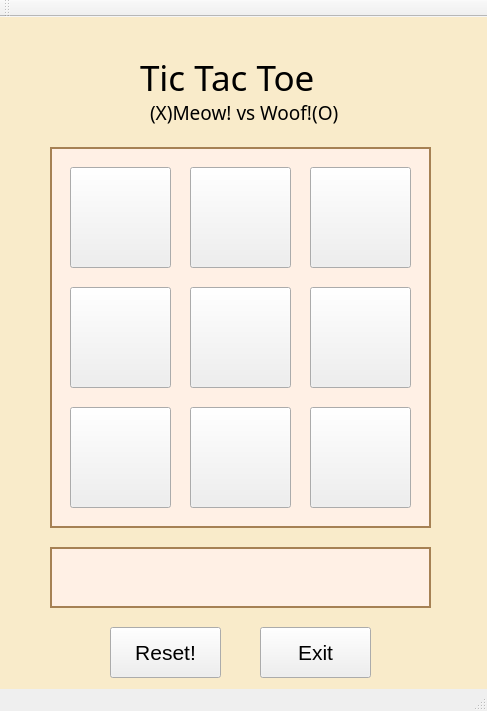
<?xml version="1.0" encoding="UTF-8"?>
<ui version="4.0">
 <class>MainGameWindow</class>
 <widget class="QMainWindow" name="MainGameWindow">
  <property name="geometry">
   <rect>
    <x>0</x>
    <y>0</y>
    <width>487</width>
    <height>711</height>
   </rect>
  </property>
  <property name="windowTitle">
   <string>MainGameWindow</string>
  </property>
  <widget class="QWidget" name="centralWidget">
   <widget class="QLabel" name="titleLabel">
    <property name="geometry">
     <rect>
      <x>140</x>
      <y>40</y>
      <width>211</width>
      <height>41</height>
     </rect>
    </property>
    <property name="font">
     <font>
      <family>Papyrus</family>
      <pointsize>26</pointsize>
     </font>
    </property>
    <property name="text">
     <string>Tic Tac Toe</string>
    </property>
   </widget>
   <widget class="QLabel" name="catLabel">
    <property name="geometry">
     <rect>
      <x>30</x>
      <y>20</y>
      <width>91</width>
      <height>91</height>
     </rect>
    </property>
    <property name="styleSheet">
     <string notr="true">background-image: url(://images/smallCat.png);</string>
    </property>
    <property name="text">
     <string/>
    </property>
   </widget>
   <widget class="QLabel" name="dogLabel">
    <property name="geometry">
     <rect>
      <x>370</x>
      <y>20</y>
      <width>91</width>
      <height>91</height>
     </rect>
    </property>
    <property name="styleSheet">
     <string notr="true">background-image: url(://images/smallDog.png);</string>
    </property>
    <property name="text">
     <string/>
    </property>
   </widget>
   <widget class="QLabel" name="backgroundLabel">
    <property name="geometry">
     <rect>
      <x>0</x>
      <y>0</y>
      <width>501</width>
      <height>691</height>
     </rect>
    </property>
    <property name="styleSheet">
     <string notr="true">background-color:rgb(249, 235, 202);</string>
    </property>
    <property name="text">
     <string/>
    </property>
   </widget>
   <widget class="QLabel" name="title2Label">
    <property name="geometry">
     <rect>
      <x>150</x>
      <y>80</y>
      <width>191</width>
      <height>31</height>
     </rect>
    </property>
    <property name="font">
     <font>
      <family>Papyrus</family>
      <pointsize>14</pointsize>
     </font>
    </property>
    <property name="text">
     <string>(X)Meow! vs Woof!(O)</string>
    </property>
   </widget>
   <widget class="QLabel" name="statusLabel">
    <property name="geometry">
     <rect>
      <x>50</x>
      <y>530</y>
      <width>381</width>
      <height>61</height>
     </rect>
    </property>
    <property name="font">
     <font>
      <pointsize>26</pointsize>
     </font>
    </property>
    <property name="styleSheet">
     <string notr="true">border: 2px solid rgb(166, 129, 84);background: rgb(255, 240, 229);</string>
    </property>
    <property name="frameShape">
     <enum>QFrame::Box</enum>
    </property>
    <property name="text">
     <string/>
    </property>
    <property name="alignment">
     <set>Qt::AlignCenter</set>
    </property>
   </widget>
   <widget class="QPushButton" name="exitPushButton">
    <property name="geometry">
     <rect>
      <x>260</x>
      <y>610</y>
      <width>111</width>
      <height>51</height>
     </rect>
    </property>
    <property name="font">
     <font>
      <pointsize>16</pointsize>
     </font>
    </property>
    <property name="text">
     <string>Exit</string>
    </property>
   </widget>
   <widget class="QGroupBox" name="boardGroupBox">
    <property name="geometry">
     <rect>
      <x>50</x>
      <y>130</y>
      <width>381</width>
      <height>381</height>
     </rect>
    </property>
    <property name="styleSheet">
     <string notr="true">QGroupBox { 
     border: 2px solid rgb(166, 129, 84); 
	background: rgb(255, 240, 229);
 } </string>
    </property>
    <property name="title">
     <string/>
    </property>
    <widget class="QPushButton" name="board01">
     <property name="geometry">
      <rect>
       <x>140</x>
       <y>20</y>
       <width>101</width>
       <height>101</height>
      </rect>
     </property>
     <property name="font">
      <font>
       <pointsize>22</pointsize>
       <weight>75</weight>
       <bold>true</bold>
      </font>
     </property>
     <property name="styleSheet">
      <string notr="true">color: rgb(125, 0, 188)</string>
     </property>
     <property name="text">
      <string/>
     </property>
    </widget>
    <widget class="QPushButton" name="board02">
     <property name="geometry">
      <rect>
       <x>260</x>
       <y>20</y>
       <width>101</width>
       <height>101</height>
      </rect>
     </property>
     <property name="font">
      <font>
       <pointsize>22</pointsize>
       <weight>75</weight>
       <bold>true</bold>
      </font>
     </property>
     <property name="styleSheet">
      <string notr="true">color: rgb(125, 0, 188)</string>
     </property>
     <property name="text">
      <string/>
     </property>
    </widget>
    <widget class="QPushButton" name="board00">
     <property name="geometry">
      <rect>
       <x>20</x>
       <y>20</y>
       <width>101</width>
       <height>101</height>
      </rect>
     </property>
     <property name="font">
      <font>
       <pointsize>22</pointsize>
       <weight>75</weight>
       <bold>true</bold>
      </font>
     </property>
     <property name="styleSheet">
      <string notr="true">color: rgb(125, 0, 188)</string>
     </property>
     <property name="text">
      <string/>
     </property>
    </widget>
    <widget class="QPushButton" name="board11">
     <property name="geometry">
      <rect>
       <x>140</x>
       <y>140</y>
       <width>101</width>
       <height>101</height>
      </rect>
     </property>
     <property name="font">
      <font>
       <pointsize>22</pointsize>
       <weight>75</weight>
       <bold>true</bold>
      </font>
     </property>
     <property name="styleSheet">
      <string notr="true">color: rgb(125, 0, 188)</string>
     </property>
     <property name="text">
      <string/>
     </property>
    </widget>
    <widget class="QPushButton" name="board10">
     <property name="geometry">
      <rect>
       <x>20</x>
       <y>140</y>
       <width>101</width>
       <height>101</height>
      </rect>
     </property>
     <property name="font">
      <font>
       <pointsize>22</pointsize>
       <weight>75</weight>
       <bold>true</bold>
      </font>
     </property>
     <property name="styleSheet">
      <string notr="true">color: rgb(125, 0, 188)</string>
     </property>
     <property name="text">
      <string/>
     </property>
    </widget>
    <widget class="QPushButton" name="board12">
     <property name="geometry">
      <rect>
       <x>260</x>
       <y>140</y>
       <width>101</width>
       <height>101</height>
      </rect>
     </property>
     <property name="font">
      <font>
       <pointsize>22</pointsize>
       <weight>75</weight>
       <bold>true</bold>
      </font>
     </property>
     <property name="styleSheet">
      <string notr="true">color: rgb(125, 0, 188)</string>
     </property>
     <property name="text">
      <string/>
     </property>
    </widget>
    <widget class="QPushButton" name="board21">
     <property name="geometry">
      <rect>
       <x>140</x>
       <y>260</y>
       <width>101</width>
       <height>101</height>
      </rect>
     </property>
     <property name="font">
      <font>
       <pointsize>22</pointsize>
       <weight>75</weight>
       <bold>true</bold>
      </font>
     </property>
     <property name="styleSheet">
      <string notr="true">color: rgb(125, 0, 188)</string>
     </property>
     <property name="text">
      <string/>
     </property>
    </widget>
    <widget class="QPushButton" name="board20">
     <property name="geometry">
      <rect>
       <x>20</x>
       <y>260</y>
       <width>101</width>
       <height>101</height>
      </rect>
     </property>
     <property name="font">
      <font>
       <pointsize>22</pointsize>
       <weight>75</weight>
       <bold>true</bold>
      </font>
     </property>
     <property name="styleSheet">
      <string notr="true">color: rgb(125, 0, 188)</string>
     </property>
     <property name="text">
      <string/>
     </property>
    </widget>
    <widget class="QPushButton" name="board22">
     <property name="geometry">
      <rect>
       <x>260</x>
       <y>260</y>
       <width>101</width>
       <height>101</height>
      </rect>
     </property>
     <property name="font">
      <font>
       <pointsize>22</pointsize>
       <weight>75</weight>
       <bold>true</bold>
      </font>
     </property>
     <property name="styleSheet">
      <string notr="true">color: rgb(125, 0, 188)</string>
     </property>
     <property name="text">
      <string/>
     </property>
    </widget>
    <widget class="QLabel" name="winnerCatLabel">
     <property name="geometry">
      <rect>
       <x>0</x>
       <y>0</y>
       <width>381</width>
       <height>381</height>
      </rect>
     </property>
     <property name="styleSheet">
      <string notr="true">background-image: url(://images/cat.png)</string>
     </property>
     <property name="text">
      <string/>
     </property>
    </widget>
    <widget class="QLabel" name="winnerDogLabel">
     <property name="enabled">
      <bool>true</bool>
     </property>
     <property name="geometry">
      <rect>
       <x>0</x>
       <y>0</y>
       <width>381</width>
       <height>381</height>
      </rect>
     </property>
     <property name="styleSheet">
      <string notr="true">background-image: url(://images/dog.png);</string>
     </property>
     <property name="text">
      <string/>
     </property>
    </widget>
   </widget>
   <widget class="QPushButton" name="resetPushButton">
    <property name="geometry">
     <rect>
      <x>110</x>
      <y>610</y>
      <width>111</width>
      <height>51</height>
     </rect>
    </property>
    <property name="font">
     <font>
      <pointsize>16</pointsize>
     </font>
    </property>
    <property name="text">
     <string>Reset!</string>
    </property>
   </widget>
   <zorder>backgroundLabel</zorder>
   <zorder>boardGroupBox</zorder>
   <zorder>titleLabel</zorder>
   <zorder>catLabel</zorder>
   <zorder>dogLabel</zorder>
   <zorder>title2Label</zorder>
   <zorder>statusLabel</zorder>
   <zorder>exitPushButton</zorder>
   <zorder>resetPushButton</zorder>
  </widget>
  <widget class="QMenuBar" name="menuBar">
   <property name="geometry">
    <rect>
     <x>0</x>
     <y>0</y>
     <width>487</width>
     <height>21</height>
    </rect>
   </property>
  </widget>
  <widget class="QToolBar" name="mainToolBar">
   <attribute name="toolBarArea">
    <enum>TopToolBarArea</enum>
   </attribute>
   <attribute name="toolBarBreak">
    <bool>false</bool>
   </attribute>
  </widget>
  <widget class="QStatusBar" name="statusBar"/>
 </widget>
 <layoutdefault spacing="6" margin="11"/>
 <resources/>
 <connections/>
</ui>
